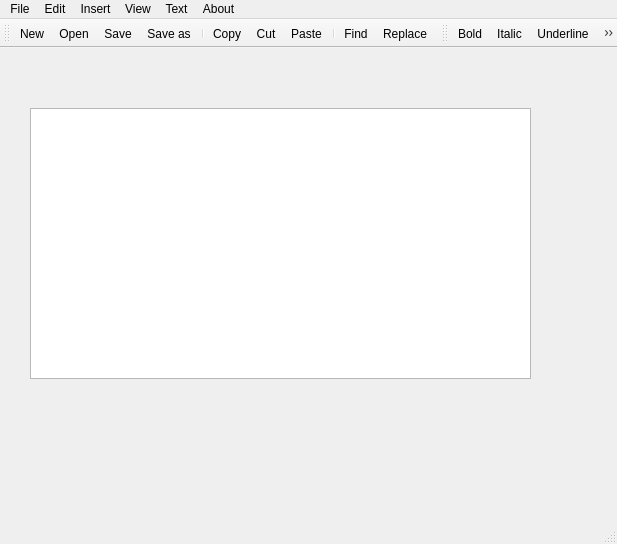
<?xml version="1.0" encoding="UTF-8"?>
<ui version="4.0">
 <class>MainWindow</class>
 <widget class="QMainWindow" name="MainWindow">
  <property name="geometry">
   <rect>
    <x>0</x>
    <y>0</y>
    <width>617</width>
    <height>544</height>
   </rect>
  </property>
  <property name="windowTitle">
   <string>MainWindow</string>
  </property>
  <widget class="QWidget" name="centralwidget">
   <widget class="QTextEdit" name="textEdit">
    <property name="geometry">
     <rect>
      <x>30</x>
      <y>60</y>
      <width>501</width>
      <height>271</height>
     </rect>
    </property>
   </widget>
  </widget>
  <widget class="QMenuBar" name="menubar">
   <property name="geometry">
    <rect>
     <x>0</x>
     <y>0</y>
     <width>617</width>
     <height>21</height>
    </rect>
   </property>
   <widget class="QMenu" name="menuFile">
    <property name="title">
     <string>File</string>
    </property>
    <addaction name="actionNew"/>
    <addaction name="actionOpen"/>
    <addaction name="separator"/>
    <addaction name="actionSave"/>
    <addaction name="actionSave_as"/>
    <addaction name="separator"/>
    <addaction name="actionExit"/>
   </widget>
   <widget class="QMenu" name="menuEdit">
    <property name="title">
     <string>Edit</string>
    </property>
    <addaction name="actionCopy"/>
    <addaction name="actionCut"/>
    <addaction name="actionPaste"/>
    <addaction name="separator"/>
    <addaction name="actionFind"/>
    <addaction name="actionReplace"/>
    <addaction name="separator"/>
    <addaction name="actionUndo"/>
    <addaction name="actionRedo"/>
    <addaction name="actionSelect_All"/>
   </widget>
   <widget class="QMenu" name="menuView">
    <property name="title">
     <string>View</string>
    </property>
    <addaction name="actionZoom_in"/>
    <addaction name="actionZoom_out"/>
   </widget>
   <widget class="QMenu" name="menuText">
    <property name="title">
     <string>Text</string>
    </property>
    <addaction name="actionBold"/>
    <addaction name="actionItalic"/>
    <addaction name="actionUnderline"/>
    <addaction name="actionStrike"/>
    <addaction name="separator"/>
    <addaction name="actionColor"/>
    <addaction name="separator"/>
    <addaction name="actionFont"/>
   </widget>
   <widget class="QMenu" name="menuAbout">
    <property name="title">
     <string>About</string>
    </property>
    <addaction name="actionHelp"/>
    <addaction name="actionAbout"/>
   </widget>
   <widget class="QMenu" name="menuInsert">
    <property name="title">
     <string>Insert</string>
    </property>
    <addaction name="actionCustom_Text"/>
    <addaction name="actionAnimals"/>
   </widget>
   <addaction name="menuFile"/>
   <addaction name="menuEdit"/>
   <addaction name="menuInsert"/>
   <addaction name="menuView"/>
   <addaction name="menuText"/>
   <addaction name="menuAbout"/>
  </widget>
  <widget class="QStatusBar" name="statusbar"/>
  <widget class="QToolBar" name="toolBar">
   <property name="windowTitle">
    <string>toolBar</string>
   </property>
   <attribute name="toolBarArea">
    <enum>TopToolBarArea</enum>
   </attribute>
   <attribute name="toolBarBreak">
    <bool>false</bool>
   </attribute>
   <addaction name="actionNew"/>
   <addaction name="actionOpen"/>
   <addaction name="actionSave"/>
   <addaction name="actionSave_as"/>
   <addaction name="separator"/>
   <addaction name="actionCopy"/>
   <addaction name="actionCut"/>
   <addaction name="actionPaste"/>
   <addaction name="separator"/>
   <addaction name="actionFind"/>
   <addaction name="actionReplace"/>
  </widget>
  <widget class="QToolBar" name="toolBar_2">
   <property name="windowTitle">
    <string>toolBar_2</string>
   </property>
   <attribute name="toolBarArea">
    <enum>TopToolBarArea</enum>
   </attribute>
   <attribute name="toolBarBreak">
    <bool>false</bool>
   </attribute>
   <addaction name="actionBold"/>
   <addaction name="actionItalic"/>
   <addaction name="actionUnderline"/>
   <addaction name="actionStrike"/>
   <addaction name="separator"/>
   <addaction name="actionColor"/>
   <addaction name="separator"/>
   <addaction name="actionFont"/>
  </widget>
  <action name="actionNew">
   <property name="icon">
    <iconset resource="resources.qrc">
     <normaloff>:/files/images/new.png</normaloff>:/files/images/new.png</iconset>
   </property>
   <property name="text">
    <string>New</string>
   </property>
  </action>
  <action name="actionOpen">
   <property name="icon">
    <iconset resource="resources.qrc">
     <normaloff>:/files/images/open.png</normaloff>:/files/images/open.png</iconset>
   </property>
   <property name="text">
    <string>Open</string>
   </property>
  </action>
  <action name="actionSave">
   <property name="icon">
    <iconset resource="resources.qrc">
     <normaloff>:/files/images/save.png</normaloff>:/files/images/save.png</iconset>
   </property>
   <property name="text">
    <string>Save</string>
   </property>
  </action>
  <action name="actionSave_as">
   <property name="icon">
    <iconset resource="resources.qrc">
     <normaloff>:/files/images/saveas.png</normaloff>:/files/images/saveas.png</iconset>
   </property>
   <property name="text">
    <string>Save as</string>
   </property>
  </action>
  <action name="actionExit">
   <property name="icon">
    <iconset resource="resources.qrc">
     <normaloff>:/files/images/cancel.png</normaloff>:/files/images/cancel.png</iconset>
   </property>
   <property name="text">
    <string>Exit</string>
   </property>
  </action>
  <action name="actionCopy">
   <property name="icon">
    <iconset resource="resources.qrc">
     <normaloff>:/files/images/copy.png</normaloff>:/files/images/copy.png</iconset>
   </property>
   <property name="text">
    <string>Copy</string>
   </property>
  </action>
  <action name="actionCut">
   <property name="icon">
    <iconset resource="resources.qrc">
     <normaloff>:/files/images/cut.png</normaloff>:/files/images/cut.png</iconset>
   </property>
   <property name="text">
    <string>Cut</string>
   </property>
  </action>
  <action name="actionPaste">
   <property name="icon">
    <iconset resource="resources.qrc">
     <normaloff>:/files/images/paste.png</normaloff>:/files/images/paste.png</iconset>
   </property>
   <property name="text">
    <string>Paste</string>
   </property>
  </action>
  <action name="actionFind">
   <property name="icon">
    <iconset resource="resources.qrc">
     <normaloff>:/files/images/find.png</normaloff>:/files/images/find.png</iconset>
   </property>
   <property name="text">
    <string>Find</string>
   </property>
  </action>
  <action name="actionReplace">
   <property name="icon">
    <iconset resource="resources.qrc">
     <normaloff>:/files/images/text_replace.png</normaloff>:/files/images/text_replace.png</iconset>
   </property>
   <property name="text">
    <string>Replace</string>
   </property>
  </action>
  <action name="actionSelect_All">
   <property name="icon">
    <iconset resource="resources.qrc">
     <normaloff>:/files/images/select_all.png</normaloff>:/files/images/select_all.png</iconset>
   </property>
   <property name="text">
    <string>Select All</string>
   </property>
  </action>
  <action name="actionZoom_in">
   <property name="icon">
    <iconset resource="resources.qrc">
     <normaloff>:/files/images/zoom_in.png</normaloff>:/files/images/zoom_in.png</iconset>
   </property>
   <property name="text">
    <string>Zoom in</string>
   </property>
  </action>
  <action name="actionZoom_out">
   <property name="icon">
    <iconset resource="resources.qrc">
     <normaloff>:/files/images/zoom_out.png</normaloff>:/files/images/zoom_out.png</iconset>
   </property>
   <property name="text">
    <string>Zoom out</string>
   </property>
  </action>
  <action name="actionBold">
   <property name="icon">
    <iconset resource="resources.qrc">
     <normaloff>:/files/images/text_bold.png</normaloff>:/files/images/text_bold.png</iconset>
   </property>
   <property name="text">
    <string>Bold</string>
   </property>
  </action>
  <action name="actionItalic">
   <property name="icon">
    <iconset resource="resources.qrc">
     <normaloff>:/files/images/text_italic.png</normaloff>:/files/images/text_italic.png</iconset>
   </property>
   <property name="text">
    <string>Italic</string>
   </property>
  </action>
  <action name="actionUnderline">
   <property name="icon">
    <iconset resource="resources.qrc">
     <normaloff>:/files/images/text_underline.png</normaloff>:/files/images/text_underline.png</iconset>
   </property>
   <property name="text">
    <string>Underline</string>
   </property>
  </action>
  <action name="actionStrike">
   <property name="icon">
    <iconset resource="resources.qrc">
     <normaloff>:/files/images/text_strikethrough.png</normaloff>:/files/images/text_strikethrough.png</iconset>
   </property>
   <property name="text">
    <string>Strike</string>
   </property>
  </action>
  <action name="actionColor">
   <property name="icon">
    <iconset resource="resources.qrc">
     <normaloff>:/files/images/color.png</normaloff>:/files/images/color.png</iconset>
   </property>
   <property name="text">
    <string>Color</string>
   </property>
  </action>
  <action name="actionFont">
   <property name="icon">
    <iconset resource="resources.qrc">
     <normaloff>:/files/images/font.png</normaloff>:/files/images/font.png</iconset>
   </property>
   <property name="text">
    <string>Font</string>
   </property>
  </action>
  <action name="actionHelp">
   <property name="icon">
    <iconset resource="resources.qrc">
     <normaloff>:/files/images/help.png</normaloff>:/files/images/help.png</iconset>
   </property>
   <property name="text">
    <string>Help</string>
   </property>
  </action>
  <action name="actionAbout">
   <property name="icon">
    <iconset resource="resources.qrc">
     <normaloff>:/files/images/about.png</normaloff>:/files/images/about.png</iconset>
   </property>
   <property name="text">
    <string>About</string>
   </property>
  </action>
  <action name="actionUndo">
   <property name="icon">
    <iconset resource="resources.qrc">
     <normaloff>:/files/images/arrow_undo.png</normaloff>:/files/images/arrow_undo.png</iconset>
   </property>
   <property name="text">
    <string>Undo</string>
   </property>
  </action>
  <action name="actionRedo">
   <property name="icon">
    <iconset resource="resources.qrc">
     <normaloff>:/files/images/arrow_redo.png</normaloff>:/files/images/arrow_redo.png</iconset>
   </property>
   <property name="text">
    <string>Redo</string>
   </property>
  </action>
  <action name="actionCustom_Text">
   <property name="text">
    <string>Custom Text</string>
   </property>
  </action>
  <action name="actionAnimals">
   <property name="text">
    <string>Animals</string>
   </property>
  </action>
 </widget>
 <resources>
  <include location="resources.qrc"/>
 </resources>
 <connections/>
</ui>
